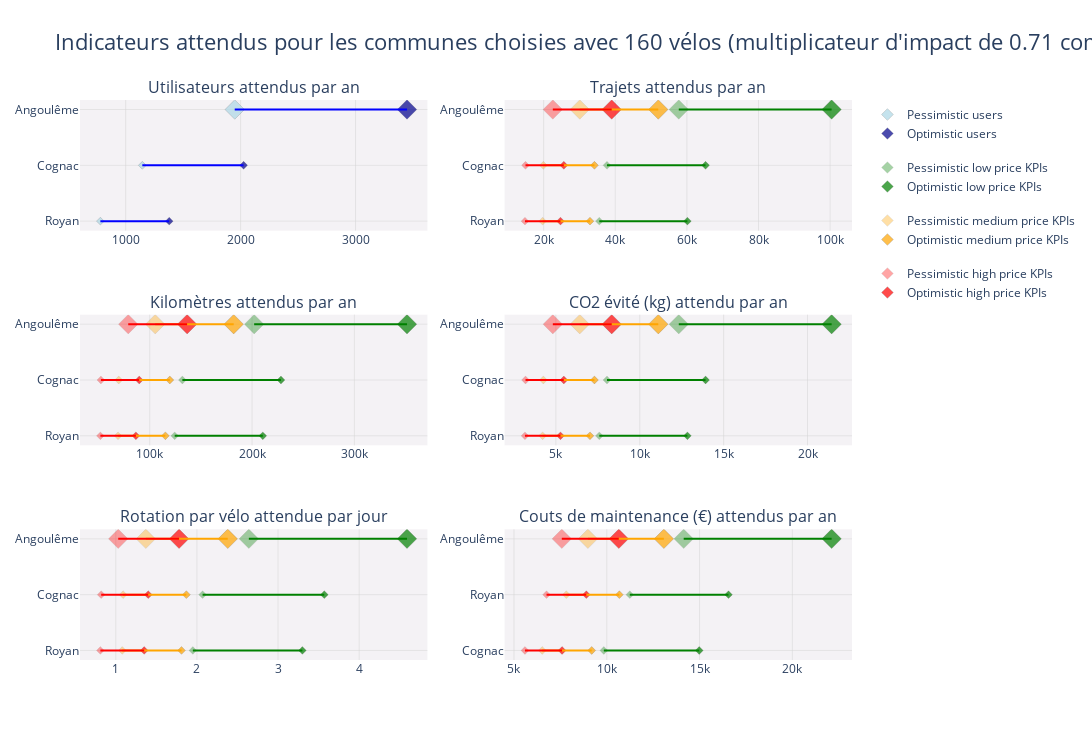

This figure's notebook cell:
### Code cell
# | output: true
# | column: screen

get_plotly_KPIs(kpi_db, country_code, dashboard_height_margin=500)

### Figure 1 — Plotly figure (JSON) as saved in the notebook; plotly's stock layout.template omitted (floating-point values rounded to 4 significant figures)
{"data": [{"hovertemplate": "Town: %{y} <br> %{text} users: %{x} <br><extra></extra>", "legendgroup": "1", "marker": {"color": "lightblue", "line": {"color": "black", "width": 0.2}, "size": [[6], [6.097], [15]], "symbol": "diamond"}, "mode": "markers", "name": "Pessimistic users", "text": ["Pessimistic", "Pessimistic", "Pessimistic"], "type": "scatter", "x": [780, 1145, 1949], "xaxis": "x", "y": ["Royan", "Cognac", "Angoulême"], "yaxis": "y"}, {"hovertemplate": "Town: %{y} <br> %{text} users: %{x} <br><extra></extra>", "legendgroup": "1", "marker": {"color": "darkblue", "line": {"color": "black", "width": 0.2}, "size": [[6], [6.097], [15]], "symbol": "diamond"}, "mode": "markers", "name": "Optimistic users", "text": ["Optimistic", "Optimistic", "Optimistic"], "type": "scatter", "x": [1379, 2026, 3448], "xaxis": "x", "y": ["Royan", "Cognac", "Angoulême"], "yaxis": "y"}, {"hovertemplate": "Town: %{y} <br> %{text}: %{x} <br><extra></extra>", "legendgroup": "2", "marker": {"color": "green", "line": {"color": "black", "width": 0.2}, "size": [[6], [6.097], [15]], "symbol": "diamond"}, "mode": "markers", "name": "Pessimistic low price KPIs", "opacity": 0.5, "showlegend": true, "text": ["Pessimistic low price trips", "Pessimistic low price trips", "Pessimistic low price trips"], "type": "scatter", "x": [35544, 37690, 57733], "xaxis": "x2", "y": ["Royan", "Cognac", "Angoulême"], "yaxis": "y2"}, {"hovertemplate": "Town: %{y} <br> %{text}: %{x} <br><extra></extra>", "legendgroup": "2", "marker": {"color": "green", "line": {"color": "black", "width": 0.2}, "size": [[6], [6.097], [15]], "symbol": "diamond"}, "mode": "markers", "name": "Optimistic low price KPIs", "opacity": 1, "showlegend": true, "text": ["Optimistic low price trips", "Optimistic low price trips", "Optimistic low price trips"], "type": "scatter", "x": [60145, 65209, 100415], "xaxis": "x2", "y": ["Royan", "Cognac", "Angoulême"], "yaxis": "y2"}, {"hovertemplate": "Town: %{y} <br> %{text}: %{x} <br><extra></extra>", "legendgroup": "2", "marker": {"color": "green", "line": {"color": "black", "width": 0.2}, "size": [[6], [6.097], [15]], "symbol": "diamond"}, "mode": "markers", "name": "Pessimistic low price KPIs", "opacity": 0.5, "showlegend": false, "text": ["Pessimistic low price kilometers", "Pessimistic low price kilometers", "Pessimistic low price kilometers"], "type": "scatter", "x": [124403, 131916, 202067], "xaxis": "x3", "y": ["Royan", "Cognac", "Angoulême"], "yaxis": "y3"}, {"hovertemplate": "Town: %{y} <br> %{text}: %{x} <br><extra></extra>", "legendgroup": "2", "marker": {"color": "green", "line": {"color": "black", "width": 0.2}, "size": [[6], [6.097], [15]], "symbol": "diamond"}, "mode": "markers", "name": "Optimistic low price KPIs", "opacity": 1, "showlegend": false, "text": ["Optimistic low price kilometers", "Optimistic low price kilometers", "Optimistic low price kilometers"], "type": "scatter", "x": [210508, 228232, 351453], "xaxis": "x3", "y": ["Royan", "Cognac", "Angoulême"], "yaxis": "y3"}, {"hovertemplate": "Town: %{y} <br> %{text}: %{x} <br><extra></extra>", "legendgroup": "2", "marker": {"color": "green", "line": {"color": "black", "width": 0.2}, "size": [[6], [6.097], [15]], "symbol": "diamond"}, "mode": "markers", "name": "Pessimistic low price KPIs", "opacity": 0.5, "showlegend": false, "text": ["Pessimistic low price saved CO2", "Pessimistic low price saved CO2", "Pessimistic low price saved CO2"], "type": "scatter", "x": [7589, 8047, 12326], "xaxis": "x4", "y": ["Royan", "Cognac", "Angoulême"], "yaxis": "y4"}, {"hovertemplate": "Town: %{y} <br> %{text}: %{x} <br><extra></extra>", "legendgroup": "2", "marker": {"color": "green", "line": {"color": "black", "width": 0.2}, "size": [[6], [6.097], [15]], "symbol": "diamond"}, "mode": "markers", "name": "Optimistic low price KPIs", "opacity": 1, "showlegend": false, "text": ["Optimistic low price saved CO2", "Optimistic low price saved CO2", "Optimistic low price saved CO2"], "type": "scatter", "x": [12841, 13923, 21438], "xaxis": "x4", "y": ["Royan", "Cognac", "Angoulême"], "yaxis": "y4"}, {"hovertemplate": "Town: %{y} <br> %{text}: %{x} <br><extra></extra>", "legendgroup": "2", "marker": {"color": "green", "line": {"color": "black", "width": 0.2}, "size": [[6], [6.097], [15]], "symbol": "diamond"}, "mode": "markers", "name": "Pessimistic low price KPIs", "opacity": 0.5, "showlegend": false, "text": ["Pessimistic low price daily rotation", "Pessimistic low price daily rotation", "Pessimistic low price daily rotation"], "type": "scatter", "x": [1.95, 2.07, 2.64], "xaxis": "x5", "y": ["Royan", "Cognac", "Angoulême"], "yaxis": "y5"}, {"hovertemplate": "Town: %{y} <br> %{text}: %{x} <br><extra></extra>", "legendgroup": "2", "marker": {"color": "green", "line": {"color": "black", "width": 0.2}, "size": [[6], [6.097], [15]], "symbol": "diamond"}, "mode": "markers", "name": "Optimistic low price KPIs", "opacity": 1, "showlegend": false, "text": ["Optimistic low price daily rotation", "Optimistic low price daily rotation", "Optimistic low price daily rotation"], "type": "scatter", "x": [3.3, 3.57, 4.59], "xaxis": "x5", "y": ["Royan", "Cognac", "Angoulême"], "yaxis": "y5"}, {"hovertemplate": "Town: %{y} <br> %{text}: %{x} <br><extra></extra>", "legendgroup": "2", "marker": {"color": "green", "line": {"color": "black", "width": 0.2}, "size": [[6], [6.097], [15]], "symbol": "diamond"}, "mode": "markers", "name": "Pessimistic low price KPIs", "opacity": 0.5, "showlegend": false, "text": ["Pessimistic low price maintenance costs", "Pessimistic low price maintenance costs", "Pessimistic low price maintenance costs"], "type": "scatter", "x": [11241, 9841, 14146], "xaxis": "x6", "y": ["Royan", "Cognac", "Angoulême"], "yaxis": "y6"}, {"hovertemplate": "Town: %{y} <br> %{text}: %{x} <br><extra></extra>", "legendgroup": "2", "marker": {"color": "green", "line": {"color": "black", "width": 0.2}, "size": [[6], [6.097], [15]], "symbol": "diamond"}, "mode": "markers", "name": "Optimistic low price KPIs", "opacity": 1, "showlegend": false, "text": ["Optimistic low price maintenance costs", "Optimistic low price maintenance costs", "Optimistic low price maintenance costs"], "type": "scatter", "x": [16561, 14982, 22118], "xaxis": "x6", "y": ["Royan", "Cognac", "Angoulême"], "yaxis": "y6"}, {"hovertemplate": "Town: %{y} <br> %{text}: %{x} <br><extra></extra>", "legendgroup": "3", "marker": {"color": "orange", "line": {"color": "black", "width": 0.2}, "size": [[6], [6.097], [15]], "symbol": "diamond"}, "mode": "markers", "name": "Pessimistic medium price KPIs", "opacity": 0.5, "showlegend": true, "text": ["Pessimistic medium price trips", "Pessimistic medium price trips", "Pessimistic medium price trips"], "type": "scatter", "x": [19724, 19921, 30096], "xaxis": "x2", "y": ["Royan", "Cognac", "Angoulême"], "yaxis": "y2"}, {"hovertemplate": "Town: %{y} <br> %{text}: %{x} <br><extra></extra>", "legendgroup": "3", "marker": {"color": "orange", "line": {"color": "black", "width": 0.2}, "size": [[6], [6.097], [15]], "symbol": "diamond"}, "mode": "markers", "name": "Optimistic medium price KPIs", "opacity": 1, "showlegend": true, "text": ["Optimistic medium price trips", "Optimistic medium price trips", "Optimistic medium price trips"], "type": "scatter", "x": [32944, 34187, 52015], "xaxis": "x2", "y": ["Royan", "Cognac", "Angoulême"], "yaxis": "y2"}, {"hovertemplate": "Town: %{y} <br> %{text}: %{x} <br><extra></extra>", "legendgroup": "3", "marker": {"color": "orange", "line": {"color": "black", "width": 0.2}, "size": [[6], [6.097], [15]], "symbol": "diamond"}, "mode": "markers", "name": "Pessimistic medium price KPIs", "opacity": 0.5, "showlegend": false, "text": ["Pessimistic medium price kilometers", "Pessimistic medium price kilometers", "Pessimistic medium price kilometers"], "type": "scatter", "x": [69035, 69723, 105336], "xaxis": "x3", "y": ["Royan", "Cognac", "Angoulême"], "yaxis": "y3"}, {"hovertemplate": "Town: %{y} <br> %{text}: %{x} <br><extra></extra>", "legendgroup": "3", "marker": {"color": "orange", "line": {"color": "black", "width": 0.2}, "size": [[6], [6.097], [15]], "symbol": "diamond"}, "mode": "markers", "name": "Optimistic medium price KPIs", "opacity": 1, "showlegend": false, "text": ["Optimistic medium price kilometers", "Optimistic medium price kilometers", "Optimistic medium price kilometers"], "type": "scatter", "x": [115303, 119653, 182054], "xaxis": "x3", "y": ["Royan", "Cognac", "Angoulême"], "yaxis": "y3"}, {"hovertemplate": "Town: %{y} <br> %{text}: %{x} <br><extra></extra>", "legendgroup": "3", "marker": {"color": "orange", "line": {"color": "black", "width": 0.2}, "size": [[6], [6.097], [15]], "symbol": "diamond"}, "mode": "markers", "name": "Pessimistic medium price KPIs", "opacity": 0.5, "showlegend": false, "text": ["Pessimistic medium price saved CO2", "Pessimistic medium price saved CO2", "Pessimistic medium price saved CO2"], "type": "scatter", "x": [4211, 4253, 6425], "xaxis": "x4", "y": ["Royan", "Cognac", "Angoulême"], "yaxis": "y4"}, {"hovertemplate": "Town: %{y} <br> %{text}: %{x} <br><extra></extra>", "legendgroup": "3", "marker": {"color": "orange", "line": {"color": "black", "width": 0.2}, "size": [[6], [6.097], [15]], "symbol": "diamond"}, "mode": "markers", "name": "Optimistic medium price KPIs", "opacity": 1, "showlegend": false, "text": ["Optimistic medium price saved CO2", "Optimistic medium price saved CO2", "Optimistic medium price saved CO2"], "type": "scatter", "x": [7033, 7299, 11105], "xaxis": "x4", "y": ["Royan", "Cognac", "Angoulême"], "yaxis": "y4"}, {"hovertemplate": "Town: %{y} <br> %{text}: %{x} <br><extra></extra>", "legendgroup": "3", "marker": {"color": "orange", "line": {"color": "black", "width": 0.2}, "size": [[6], [6.097], [15]], "symbol": "diamond"}, "mode": "markers", "name": "Pessimistic medium price KPIs", "opacity": 0.5, "showlegend": false, "text": ["Pessimistic medium price daily rotation", "Pessimistic medium price daily rotation", "Pessimistic medium price daily rotation"], "type": "scatter", "x": [1.08, 1.09, 1.37], "xaxis": "x5", "y": ["Royan", "Cognac", "Angoulême"], "yaxis": "y5"}, {"hovertemplate": "Town: %{y} <br> %{text}: %{x} <br><extra></extra>", "legendgroup": "3", "marker": {"color": "orange", "line": {"color": "black", "width": 0.2}, "size": [[6], [6.097], [15]], "symbol": "diamond"}, "mode": "markers", "name": "Optimistic medium price KPIs", "opacity": 1, "showlegend": false, "text": ["Optimistic medium price daily rotation", "Optimistic medium price daily rotation", "Optimistic medium price daily rotation"], "type": "scatter", "x": [1.81, 1.87, 2.38], "xaxis": "x5", "y": ["Royan", "Cognac", "Angoulême"], "yaxis": "y5"}, {"hovertemplate": "Town: %{y} <br> %{text}: %{x} <br><extra></extra>", "legendgroup": "3", "marker": {"color": "orange", "line": {"color": "black", "width": 0.2}, "size": [[6], [6.097], [15]], "symbol": "diamond"}, "mode": "markers", "name": "Pessimistic medium price KPIs", "opacity": 0.5, "showlegend": false, "text": ["Pessimistic medium price maintenance costs", "Pessimistic medium price maintenance costs", "Pessimistic medium price maintenance costs"], "type": "scatter", "x": [7820, 6522, 8983], "xaxis": "x6", "y": ["Royan", "Cognac", "Angoulême"], "yaxis": "y6"}, {"hovertemplate": "Town: %{y} <br> %{text}: %{x} <br><extra></extra>", "legendgroup": "3", "marker": {"color": "orange", "line": {"color": "black", "width": 0.2}, "size": [[6], [6.097], [15]], "symbol": "diamond"}, "mode": "markers", "name": "Optimistic medium price KPIs", "opacity": 1, "showlegend": false, "text": ["Optimistic medium price maintenance costs", "Optimistic medium price maintenance costs", "Optimistic medium price maintenance costs"], "type": "scatter", "x": [10679, 9187, 13077], "xaxis": "x6", "y": ["Royan", "Cognac", "Angoulême"], "yaxis": "y6"}, {"hovertemplate": "Town: %{y} <br> %{text}: %{x} <br><extra></extra>", "legendgroup": "4", "marker": {"color": "red", "line": {"color": "black", "width": 0.2}, "size": [[6], [6.097], [15]], "symbol": "diamond"}, "mode": "markers", "name": "Pessimistic high price KPIs", "opacity": 0.5, "showlegend": true, "text": ["Pessimistic high price trips", "Pessimistic high price trips", "Pessimistic high price trips"], "type": "scatter", "x": [14793, 14941, 22572], "xaxis": "x2", "y": ["Royan", "Cognac", "Angoulême"], "yaxis": "y2"}, {"hovertemplate": "Town: %{y} <br> %{text}: %{x} <br><extra></extra>", "legendgroup": "4", "marker": {"color": "red", "line": {"color": "black", "width": 0.2}, "size": [[6], [6.097], [15]], "symbol": "diamond"}, "mode": "markers", "name": "Optimistic high price KPIs", "opacity": 1, "showlegend": true, "text": ["Optimistic high price trips", "Optimistic high price trips", "Optimistic high price trips"], "type": "scatter", "x": [24708, 25641, 39012], "xaxis": "x2", "y": ["Royan", "Cognac", "Angoulême"], "yaxis": "y2"}, {"hovertemplate": "Town: %{y} <br> %{text}: %{x} <br><extra></extra>", "legendgroup": "4", "marker": {"color": "red", "line": {"color": "black", "width": 0.2}, "size": [[6], [6.097], [15]], "symbol": "diamond"}, "mode": "markers", "name": "Pessimistic high price KPIs", "opacity": 0.5, "showlegend": false, "text": ["Pessimistic high price kilometers", "Pessimistic high price kilometers", "Pessimistic high price kilometers"], "type": "scatter", "x": [51776, 52292, 79000], "xaxis": "x3", "y": ["Royan", "Cognac", "Angoulême"], "yaxis": "y3"}, {"hovertemplate": "Town: %{y} <br> %{text}: %{x} <br><extra></extra>", "legendgroup": "4", "marker": {"color": "red", "line": {"color": "black", "width": 0.2}, "size": [[6], [6.097], [15]], "symbol": "diamond"}, "mode": "markers", "name": "Optimistic high price KPIs", "opacity": 1, "showlegend": false, "text": ["Optimistic high price kilometers", "Optimistic high price kilometers", "Optimistic high price kilometers"], "type": "scatter", "x": [86477, 89743, 136541], "xaxis": "x3", "y": ["Royan", "Cognac", "Angoulême"], "yaxis": "y3"}, {"hovertemplate": "Town: %{y} <br> %{text}: %{x} <br><extra></extra>", "legendgroup": "4", "marker": {"color": "red", "line": {"color": "black", "width": 0.2}, "size": [[6], [6.097], [15]], "symbol": "diamond"}, "mode": "markers", "name": "Pessimistic high price KPIs", "opacity": 0.5, "showlegend": false, "text": ["Pessimistic high price saved CO2", "Pessimistic high price saved CO2", "Pessimistic high price saved CO2"], "type": "scatter", "x": [3158, 3190, 4819], "xaxis": "x4", "y": ["Royan", "Cognac", "Angoulême"], "yaxis": "y4"}, {"hovertemplate": "Town: %{y} <br> %{text}: %{x} <br><extra></extra>", "legendgroup": "4", "marker": {"color": "red", "line": {"color": "black", "width": 0.2}, "size": [[6], [6.097], [15]], "symbol": "diamond"}, "mode": "markers", "name": "Optimistic high price KPIs", "opacity": 1, "showlegend": false, "text": ["Optimistic high price saved CO2", "Optimistic high price saved CO2", "Optimistic high price saved CO2"], "type": "scatter", "x": [5275, 5474, 8329], "xaxis": "x4", "y": ["Royan", "Cognac", "Angoulême"], "yaxis": "y4"}, {"hovertemplate": "Town: %{y} <br> %{text}: %{x} <br><extra></extra>", "legendgroup": "4", "marker": {"color": "red", "line": {"color": "black", "width": 0.2}, "size": [[6], [6.097], [15]], "symbol": "diamond"}, "mode": "markers", "name": "Pessimistic high price KPIs", "opacity": 0.5, "showlegend": false, "text": ["Pessimistic high price daily rotation", "Pessimistic high price daily rotation", "Pessimistic high price daily rotation"], "type": "scatter", "x": [0.81, 0.82, 1.03], "xaxis": "x5", "y": ["Royan", "Cognac", "Angoulême"], "yaxis": "y5"}, {"hovertemplate": "Town: %{y} <br> %{text}: %{x} <br><extra></extra>", "legendgroup": "4", "marker": {"color": "red", "line": {"color": "black", "width": 0.2}, "size": [[6], [6.097], [15]], "symbol": "diamond"}, "mode": "markers", "name": "Optimistic high price KPIs", "opacity": 1, "showlegend": false, "text": ["Optimistic high price daily rotation", "Optimistic high price daily rotation", "Optimistic high price daily rotation"], "type": "scatter", "x": [1.35, 1.4, 1.78], "xaxis": "x5", "y": ["Royan", "Cognac", "Angoulême"], "yaxis": "y5"}, {"hovertemplate": "Town: %{y} <br> %{text}: %{x} <br><extra></extra>", "legendgroup": "4", "marker": {"color": "red", "line": {"color": "black", "width": 0.2}, "size": [[6], [6.097], [15]], "symbol": "diamond"}, "mode": "markers", "name": "Pessimistic high price KPIs", "opacity": 0.5, "showlegend": false, "text": ["Pessimistic high price maintenance costs", "Pessimistic high price maintenance costs", "Pessimistic high price maintenance costs"], "type": "scatter", "x": [6754, 5592, 7577], "xaxis": "x6", "y": ["Royan", "Cognac", "Angoulême"], "yaxis": "y6"}, {"hovertemplate": "Town: %{y} <br> %{text}: %{x} <br><extra></extra>", "legendgroup": "4", "marker": {"color": "red", "line": {"color": "black", "width": 0.2}, "size": [[6], [6.097], [15]], "symbol": "diamond"}, "mode": "markers", "name": "Optimistic high price KPIs", "opacity": 1, "showlegend": false, "text": ["Optimistic high price maintenance costs", "Optimistic high price maintenance costs", "Optimistic high price maintenance costs"], "type": "scatter", "x": [8898, 7591, 10648], "xaxis": "x6", "y": ["Royan", "Cognac", "Angoulême"], "yaxis": "y6"}], "layout": {"annotations": [{"font": {"size": 16}, "showarrow": false, "text": "Utilisateurs attendus par an", "x": 0.225, "xanchor": "center", "xref": "paper", "y": 1.0, "yanchor": "bottom", "yref": "paper"}, {"font": {"size": 16}, "showarrow": false, "text": "Trajets attendus par an", "x": 0.775, "xanchor": "center", "xref": "paper", "y": 1.0, "yanchor": "bottom", "yref": "paper"}, {"font": {"size": 16}, "showarrow": false, "text": "Kilomètres attendus par an", "x": 0.225, "xanchor": "center", "xref": "paper", "y": 0.6167, "yanchor": "bottom", "yref": "paper"}, {"font": {"size": 16}, "showarrow": false, "text": "CO2 évité (kg) attendu par an", "x": 0.775, "xanchor": "center", "xref": "paper", "y": 0.6167, "yanchor": "bottom", "yref": "paper"}, {"font": {"size": 16}, "showarrow": false, "text": "Rotation par vélo attendue par jour", "x": 0.225, "xanchor": "center", "xref": "paper", "y": 0.2333, "yanchor": "bottom", "yref": "paper"}, {"font": {"size": 16}, "showarrow": false, "text": "Couts de maintenance (€) attendus par an", "x": 0.775, "xanchor": "center", "xref": "paper", "y": 0.2333, "yanchor": "bottom", "yref": "paper"}], "height": 740, "legend": {"tracegroupgap": 15}, "plot_bgcolor": "rgba(183,168,185, 0.15)", "shapes": [{"line": {"color": "blue", "width": 2}, "type": "line", "x0": 780, "x1": 1379, "xref": "x", "y0": "Royan", "y1": "Royan", "yref": "y"}, {"line": {"color": "blue", "width": 2}, "type": "line", "x0": 1145, "x1": 2026, "xref": "x", "y0": "Cognac", "y1": "Cognac", "yref": "y"}, {"line": {"color": "blue", "width": 2}, "type": "line", "x0": 1949, "x1": 3448, "xref": "x", "y0": "Angoulême", "y1": "Angoulême", "yref": "y"}, {"line": {"color": "green", "width": 2}, "type": "line", "x0": 35544, "x1": 60145, "xref": "x2", "y0": "Royan", "y1": "Royan", "yref": "y2"}, {"line": {"color": "green", "width": 2}, "type": "line", "x0": 37690, "x1": 65209, "xref": "x2", "y0": "Cognac", "y1": "Cognac", "yref": "y2"}, {"line": {"color": "green", "width": 2}, "type": "line", "x0": 57733, "x1": 100415, "xref": "x2", "y0": "Angoulême", "y1": "Angoulême", "yref": "y2"}, {"line": {"color": "green", "width": 2}, "type": "line", "x0": 124403, "x1": 210508, "xref": "x3", "y0": "Royan", "y1": "Royan", "yref": "y3"}, {"line": {"color": "green", "width": 2}, "type": "line", "x0": 131916, "x1": 228232, "xref": "x3", "y0": "Cognac", "y1": "Cognac", "yref": "y3"}, {"line": {"color": "green", "width": 2}, "type": "line", "x0": 202067, "x1": 351453, "xref": "x3", "y0": "Angoulême", "y1": "Angoulême", "yref": "y3"}, {"line": {"color": "green", "width": 2}, "type": "line", "x0": 7589, "x1": 12841, "xref": "x4", "y0": "Royan", "y1": "Royan", "yref": "y4"}, {"line": {"color": "green", "width": 2}, "type": "line", "x0": 8047, "x1": 13923, "xref": "x4", "y0": "Cognac", "y1": "Cognac", "yref": "y4"}, {"line": {"color": "green", "width": 2}, "type": "line", "x0": 12326, "x1": 21438, "xref": "x4", "y0": "Angoulême", "y1": "Angoulême", "yref": "y4"}, {"line": {"color": "green", "width": 2}, "type": "line", "x0": 1.95, "x1": 3.3, "xref": "x5", "y0": "Royan", "y1": "Royan", "yref": "y5"}, {"line": {"color": "green", "width": 2}, "type": "line", "x0": 2.07, "x1": 3.57, "xref": "x5", "y0": "Cognac", "y1": "Cognac", "yref": "y5"}, {"line": {"color": "green", "width": 2}, "type": "line", "x0": 2.64, "x1": 4.59, "xref": "x5", "y0": "Angoulême", "y1": "Angoulême", "yref": "y5"}, {"line": {"color": "green", "width": 2}, "type": "line", "x0": 11241, "x1": 16561, "xref": "x6", "y0": "Royan", "y1": "Royan", "yref": "y6"}, {"line": {"color": "green", "width": 2}, "type": "line", "x0": 9841, "x1": 14982, "xref": "x6", "y0": "Cognac", "y1": "Cognac", "yref": "y6"}, {"line": {"color": "green", "width": 2}, "type": "line", "x0": 14146, "x1": 22118, "xref": "x6", "y0": "Angoulême", "y1": "Angoulême", "yref": "y6"}, {"line": {"color": "orange", "width": 2}, "type": "line", "x0": 19724, "x1": 32944, "xref": "x2", "y0": "Royan", "y1": "Royan", "yref": "y2"}, {"line": {"color": "orange", "width": 2}, "type": "line", "x0": 19921, "x1": 34187, "xref": "x2", "y0": "Cognac", "y1": "Cognac", "yref": "y2"}, {"line": {"color": "orange", "width": 2}, "type": "line", "x0": 30096, "x1": 52015, "xref": "x2", "y0": "Angoulême", "y1": "Angoulême", "yref": "y2"}, {"line": {"color": "orange", "width": 2}, "type": "line", "x0": 69035, "x1": 115303, "xref": "x3", "y0": "Royan", "y1": "Royan", "yref": "y3"}, {"line": {"color": "orange", "width": 2}, "type": "line", "x0": 69723, "x1": 119653, "xref": "x3", "y0": "Cognac", "y1": "Cognac", "yref": "y3"}, {"line": {"color": "orange", "width": 2}, "type": "line", "x0": 105336, "x1": 182054, "xref": "x3", "y0": "Angoulême", "y1": "Angoulême", "yref": "y3"}, {"line": {"color": "orange", "width": 2}, "type": "line", "x0": 4211, "x1": 7033, "xref": "x4", "y0": "Royan", "y1": "Royan", "yref": "y4"}, {"line": {"color": "orange", "width": 2}, "type": "line", "x0": 4253, "x1": 7299, "xref": "x4", "y0": "Cognac", "y1": "Cognac", "yref": "y4"}, {"line": {"color": "orange", "width": 2}, "type": "line", "x0": 6425, "x1": 11105, "xref": "x4", "y0": "Angoulême", "y1": "Angoulême", "yref": "y4"}, {"line": {"color": "orange", "width": 2}, "type": "line", "x0": 1.08, "x1": 1.81, "xref": "x5", "y0": "Royan", "y1": "Royan", "yref": "y5"}, {"line": {"color": "orange", "width": 2}, "type": "line", "x0": 1.09, "x1": 1.87, "xref": "x5", "y0": "Cognac", "y1": "Cognac", "yref": "y5"}, {"line": {"color": "orange", "width": 2}, "type": "line", "x0": 1.37, "x1": 2.38, "xref": "x5", "y0": "Angoulême", "y1": "Angoulême", "yref": "y5"}, {"line": {"color": "orange", "width": 2}, "type": "line", "x0": 7820, "x1": 10679, "xref": "x6", "y0": "Royan", "y1": "Royan", "yref": "y6"}, {"line": {"color": "orange", "width": 2}, "type": "line", "x0": 6522, "x1": 9187, "xref": "x6", "y0": "Cognac", "y1": "Cognac", "yref": "y6"}, {"line": {"color": "orange", "width": 2}, "type": "line", "x0": 8983, "x1": 13077, "xref": "x6", "y0": "Angoulême", "y1": "Angoulême", "yref": "y6"}, {"line": {"color": "red", "width": 2}, "type": "line", "x0": 14793, "x1": 24708, "xref": "x2", "y0": "Royan", "y1": "Royan", "yref": "y2"}, {"line": {"color": "red", "width": 2}, "type": "line", "x0": 14941, "x1": 25641, "xref": "x2", "y0": "Cognac", "y1": "Cognac", "yref": "y2"}, {"line": {"color": "red", "width": 2}, "type": "line", "x0": 22572, "x1": 39012, "xref": "x2", "y0": "Angoulême", "y1": "Angoulême", "yref": "y2"}, {"line": {"color": "red", "width": 2}, "type": "line", "x0": 51776, "x1": 86477, "xref": "x3", "y0": "Royan", "y1": "Royan", "yref": "y3"}, {"line": {"color": "red", "width": 2}, "type": "line", "x0": 52292, "x1": 89743, "xref": "x3", "y0": "Cognac", "y1": "Cognac", "yref": "y3"}, {"line": {"color": "red", "width": 2}, "type": "line", "x0": 79000, "x1": 136541, "xref": "x3", "y0": "Angoulême", "y1": "Angoulême", "yref": "y3"}, {"line": {"color": "red", "width": 2}, "type": "line", "x0": 3158, "x1": 5275, "xref": "x4", "y0": "Royan", "y1": "Royan", "yref": "y4"}, {"line": {"color": "red", "width": 2}, "type": "line", "x0": 3190, "x1": 5474, "xref": "x4", "y0": "Cognac", "y1": "Cognac", "yref": "y4"}, {"line": {"color": "red", "width": 2}, "type": "line", "x0": 4819, "x1": 8329, "xref": "x4", "y0": "Angoulême", "y1": "Angoulême", "yref": "y4"}, {"line": {"color": "red", "width": 2}, "type": "line", "x0": 0.81, "x1": 1.35, "xref": "x5", "y0": "Royan", "y1": "Royan", "yref": "y5"}, {"line": {"color": "red", "width": 2}, "type": "line", "x0": 0.82, "x1": 1.4, "xref": "x5", "y0": "Cognac", "y1": "Cognac", "yref": "y5"}, {"line": {"color": "red", "width": 2}, "type": "line", "x0": 1.03, "x1": 1.78, "xref": "x5", "y0": "Angoulême", "y1": "Angoulême", "yref": "y5"}, {"line": {"color": "red", "width": 2}, "type": "line", "x0": 6754, "x1": 8898, "xref": "x6", "y0": "Royan", "y1": "Royan", "yref": "y6"}, {"line": {"color": "red", "width": 2}, "type": "line", "x0": 5592, "x1": 7591, "xref": "x6", "y0": "Cognac", "y1": "Cognac", "yref": "y6"}, {"line": {"color": "red", "width": 2}, "type": "line", "x0": 7577, "x1": 10648, "xref": "x6", "y0": "Angoulême", "y1": "Angoulême", "yref": "y6"}], "title": {"font": {"size": 22}, "text": "Indicateurs attendus pour les communes choisies avec 160 vélos (multiplicateur d'impact de 0.71 comparé à une flotte optimale de 246 vélos)"}, "width": 1600, "xaxis": {"anchor": "y", "autorange": true, "domain": [0, 0.45], "gridcolor": "lightgrey", "gridwidth": 0.5, "linecolor": "black", "linewidth": 2, "range": [614.3, 3614.0], "showline": false, "type": "linear"}, "xaxis2": {"anchor": "y2", "autorange": true, "domain": [0.55, 1], "gridcolor": "lightgrey", "gridwidth": 0.5, "linecolor": "black", "linewidth": 2, "range": [9476.0, 105700.0], "showline": false, "type": "linear"}, "xaxis3": {"anchor": "y3", "autorange": true, "domain": [0, 0.45], "gridcolor": "lightgrey", "gridwidth": 0.5, "linecolor": "black", "linewidth": 2, "range": [33170.0, 370100.0], "showline": false, "type": "linear"}, "xaxis4": {"anchor": "y4", "autorange": true, "domain": [0.55, 1], "gridcolor": "lightgrey", "gridwidth": 0.5, "linecolor": "black", "linewidth": 2, "range": [2023.0, 22570.0], "showline": false, "type": "linear"}, "xaxis5": {"anchor": "y5", "autorange": true, "domain": [0, 0.45], "gridcolor": "lightgrey", "gridwidth": 0.5, "linecolor": "black", "linewidth": 2, "range": [0.5753, 4.825], "showline": false, "type": "linear"}, "xaxis6": {"anchor": "y6", "autorange": true, "domain": [0.55, 1], "gridcolor": "lightgrey", "gridwidth": 0.5, "linecolor": "black", "linewidth": 2, "range": [4566.0, 23140.0], "showline": false, "type": "linear"}, "yaxis": {"anchor": "x", "autorange": true, "categoryorder": "total ascending", "domain": [0.7667, 1.0], "gridcolor": "lightgrey", "gridwidth": 0.5, "linecolor": "black", "linewidth": 2, "range": [-0.1708, 2.171], "showline": false, "type": "category"}, "yaxis2": {"anchor": "x2", "autorange": true, "categoryorder": "total ascending", "domain": [0.7667, 1.0], "gridcolor": "lightgrey", "gridwidth": 0.5, "linecolor": "black", "linewidth": 2, "range": [-0.1708, 2.171], "showline": false, "type": "category"}, "yaxis3": {"anchor": "x3", "autorange": true, "categoryorder": "total ascending", "domain": [0.3833, 0.6167], "gridcolor": "lightgrey", "gridwidth": 0.5, "linecolor": "black", "linewidth": 2, "range": [-0.1708, 2.171], "showline": false, "type": "category"}, "yaxis4": {"anchor": "x4", "autorange": true, "categoryorder": "total ascending", "domain": [0.3833, 0.6167], "gridcolor": "lightgrey", "gridwidth": 0.5, "linecolor": "black", "linewidth": 2, "range": [-0.1708, 2.171], "showline": false, "type": "category"}, "yaxis5": {"anchor": "x5", "autorange": true, "categoryorder": "total ascending", "domain": [0, 0.2333], "gridcolor": "lightgrey", "gridwidth": 0.5, "linecolor": "black", "linewidth": 2, "range": [-0.1708, 2.171], "showline": false, "type": "category"}, "yaxis6": {"anchor": "x6", "autorange": true, "categoryorder": "total ascending", "domain": [0, 0.2333], "gridcolor": "lightgrey", "gridwidth": 0.5, "linecolor": "black", "linewidth": 2, "range": [-0.1708, 2.171], "showline": false, "type": "category"}}}
